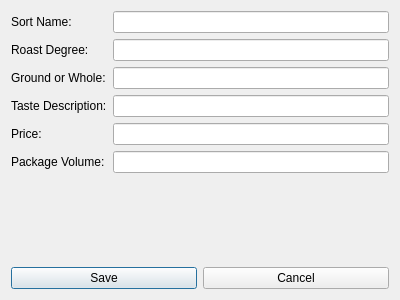
<?xml version="1.0" encoding="UTF-8"?>
<ui version="4.0">
 <class>AddEditCoffeeForm</class>
 <widget class="QDialog" name="AddEditCoffeeForm">
  <property name="geometry">
   <rect>
    <x>0</x>
    <y>0</y>
    <width>400</width>
    <height>300</height>
   </rect>
  </property>
  <property name="windowTitle">
   <string>Add/Edit Coffee</string>
  </property>
  <layout class="QVBoxLayout" name="verticalLayout">
   <item>
    <layout class="QFormLayout" name="formLayout">
     <item row="0" column="0">
      <widget class="QLabel" name="label">
       <property name="text">
        <string>Sort Name:</string>
       </property>
      </widget>
     </item>
     <item row="0" column="1">
      <widget class="QLineEdit" name="sortNameLineEdit"/>
     </item>
     <item row="1" column="0">
      <widget class="QLabel" name="label_2">
       <property name="text">
        <string>Roast Degree:</string>
       </property>
      </widget>
     </item>
     <item row="1" column="1">
      <widget class="QLineEdit" name="roastDegreeLineEdit"/>
     </item>
     <item row="2" column="0">
      <widget class="QLabel" name="label_3">
       <property name="text">
        <string>Ground or Whole:</string>
       </property>
      </widget>
     </item>
     <item row="2" column="1">
      <widget class="QLineEdit" name="groundOrWholeLineEdit"/>
     </item>
     <item row="3" column="0">
      <widget class="QLabel" name="label_4">
       <property name="text">
        <string>Taste Description:</string>
       </property>
      </widget>
     </item>
     <item row="3" column="1">
      <widget class="QLineEdit" name="tasteDescriptionLineEdit"/>
     </item>
     <item row="4" column="0">
      <widget class="QLabel" name="label_5">
       <property name="text">
        <string>Price:</string>
       </property>
      </widget>
     </item>
     <item row="4" column="1">
      <widget class="QLineEdit" name="priceLineEdit"/>
     </item>
     <item row="5" column="0">
      <widget class="QLabel" name="label_6">
       <property name="text">
        <string>Package Volume:</string>
       </property>
      </widget>
     </item>
     <item row="5" column="1">
      <widget class="QLineEdit" name="packageVolumeLineEdit"/>
     </item>
    </layout>
   </item>
   <item>
    <layout class="QHBoxLayout" name="horizontalLayout">
     <item>
      <widget class="QPushButton" name="saveButton">
       <property name="text">
        <string>Save</string>
       </property>
      </widget>
     </item>
     <item>
      <widget class="QPushButton" name="cancelButton">
       <property name="text">
        <string>Cancel</string>
       </property>
      </widget>
     </item>
    </layout>
   </item>
  </layout>
 </widget>
 <resources/>
 <connections/>
</ui>
